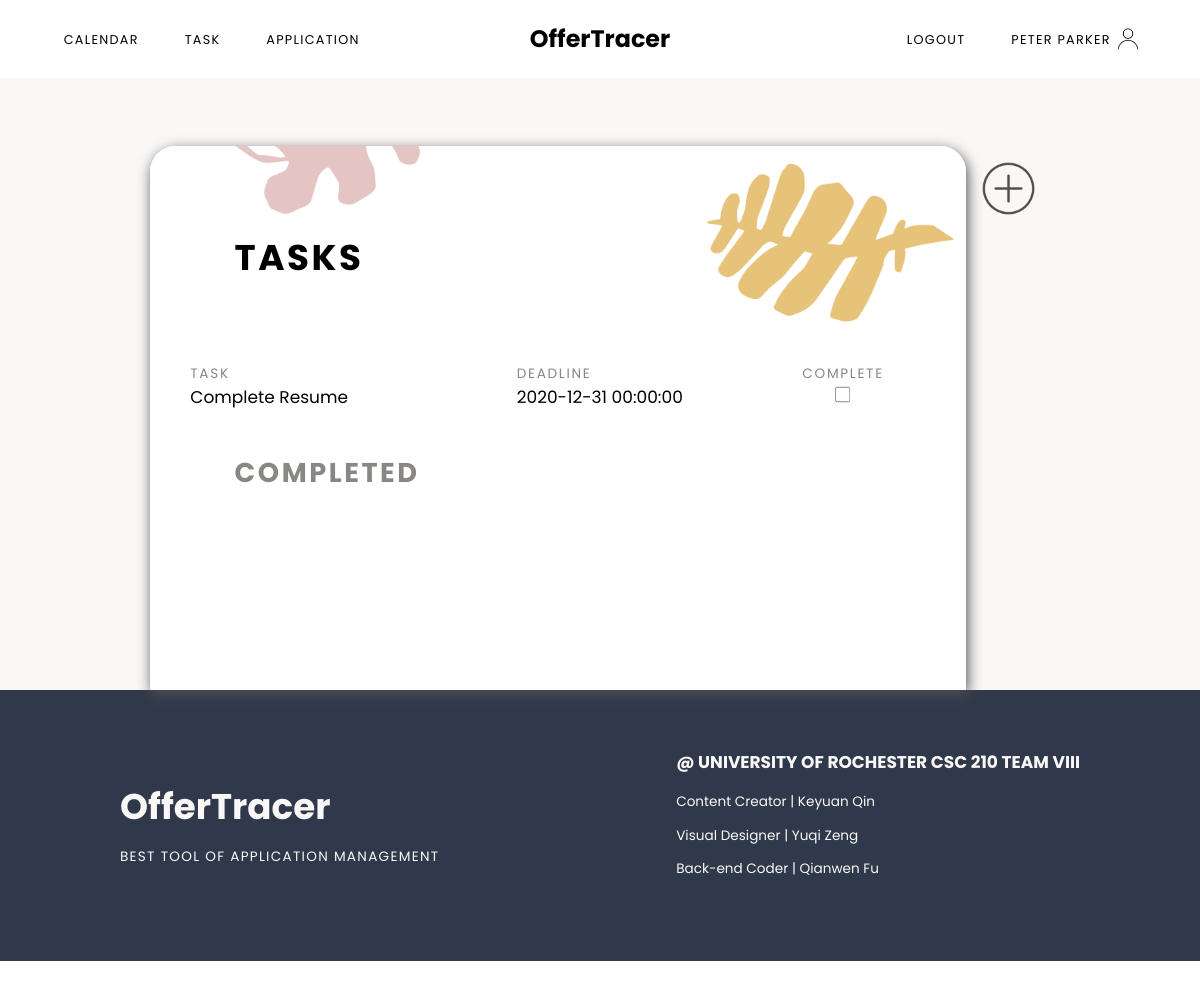
Page /task (signed in) on the earlier database version.
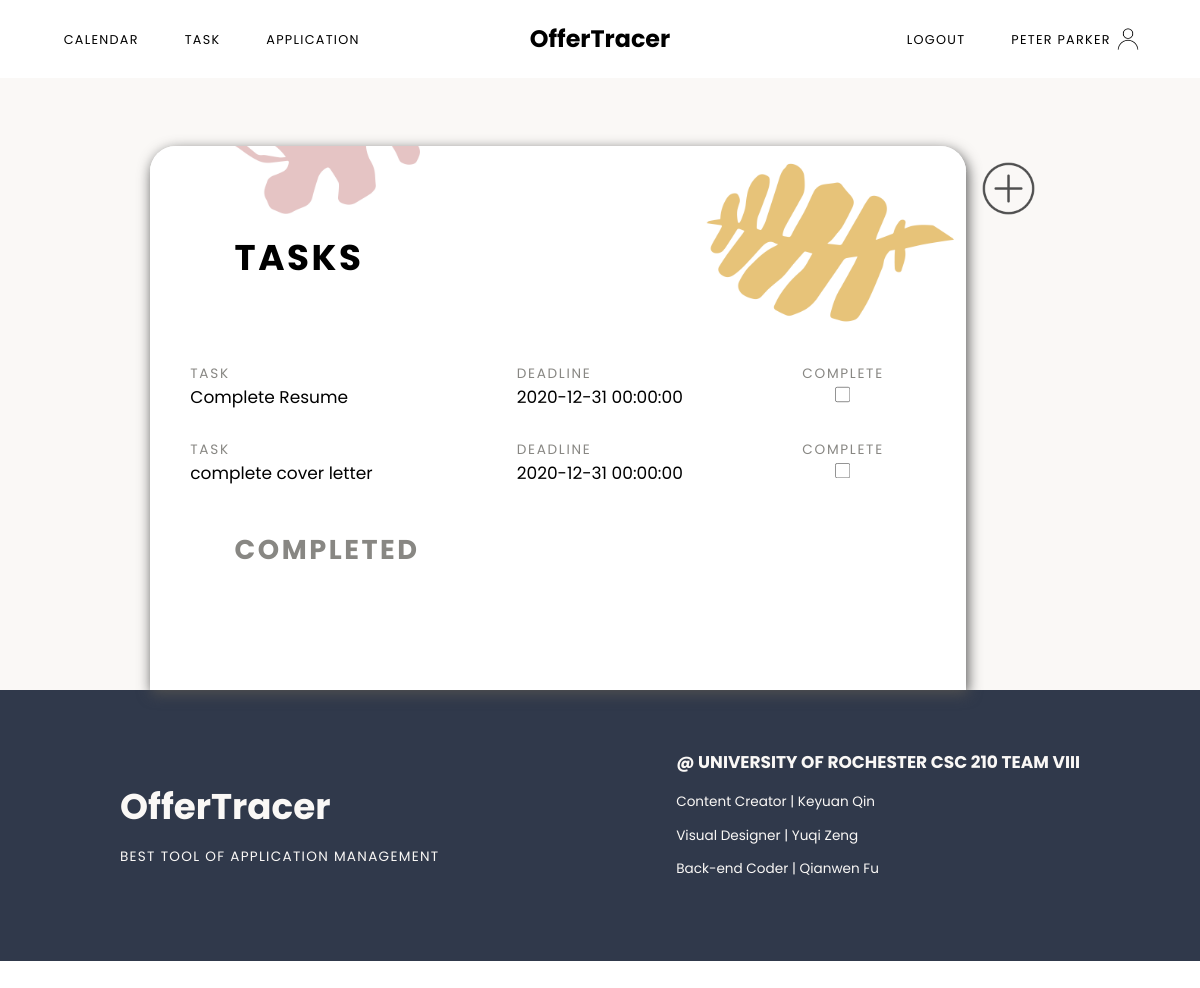
Same page on the later database version.
### models.py (models this page shows, shortened)
class User(UserMixin, db.Model):
	id = db.Column(db.Integer, primary_key=True)
	email = db.Column(db.String(100), unique=True, nullable=False)
	password = db.Column(db.String(100), nullable=False)
	name = db.Column(db.String(100), nullable=False)
	jobs = db.relationship('Job', backref='author', lazy=True)
	tasks = db.relationship('Task', backref='author', lazy=True)

class Task(db.Model):
	id = db.Column(db.Integer, primary_key=True)
	item = db.Column(db.String(100), nullable=False) #title of this task
	notes = db.Column(db.Text)
	due = db.Column(db.DateTime)
	complete = db.Column(db.Boolean(False), nullable=False)
	job_id = db.Column(db.Integer, db.ForeignKey('job.id'))
	user_id = db.Column(db.Integer, db.ForeignKey('user.id'))

### main.py (the view)
@main.route('/task')
@login_required
def task():
	tasks = []
	completed = []
	data = Task.query.filter_by(user_id=current_user.id)
	for task in data:
		if task.complete == False:
			tasks.append(task)
		else:
			completed.append(task)
	return render_template('task.html', name=current_user.name, tasks=tasks, completed=completed)

### app.py (called while the page is built)
@login_manager.user_loader
def load_user(user_id):
	return User.query.get(int(user_id))

### templates/task.html (shortened to what this page needs)
{% extends "baseLogged.html" %}
{% block content %}
<div class="taskContainer sectionContainer">
	<div class="todolist">
		<h1>Tasks</h1>
		<ul class="taskList">
			{% if tasks %}
				{% for task in tasks %}
				<li class="taskItem">
					<div class="taskItemTitle taskIteminner">
						<p>Task</p>
						<p>Deadline</p>
						<p class="complete">Complete</p>
					</div>
					<div class="taskItemRec taskIteminner">
						<p>{{task.item}}</p>
						<p>{{task.due}}</p>
						<p class="complete"><input type="checkbox" name="complete" onclick="window.location.href='{{url_for('main.complete', id = task.id)}}';" value="complete"></p>
					</div>
				</li>
				{% endfor %}
			{% endif %}
		</ul>
		<h2>Completed</h1>
	</div>
	<div class="addButton">
		<button></button>
	</div>
</div>
{% endblock %}

### templates/baseLogged.html (shortened to what this page needs)
<!DOCTYPE html>
<html lang="en">
<head>
	<link rel="stylesheet" type="text/css" href="{{ url_for('static', filename='css/nav.css') }}">
	<link rel="stylesheet" type="text/css" href="{{ url_for('static', filename='css/styles.css') }}">
	<link rel="stylesheet" type="text/css" href="{{ url_for('static', filename='css/dashboard.css') }}">
	<link rel="stylesheet" type="text/css" href="{{ url_for('static', filename='css/calendar.css') }}">
  	<link rel="stylesheet" type="text/css" href="{{ url_for('static', filename='css/task.css') }}">
  	<link rel="stylesheet" type="text/css" href="{{ url_for('static', filename='css/app.css') }}">
</head>
<body>
	{% if current_user.is_authenticated %}
	<nav class="main-menu auth">
		<div class="m1">
			<a href="{{url_for('main.calendar')}}">Calendar</a>
			<a href="{{url_for('main.task')}}">Task</a>
			<a href="{{url_for('main.job')}}">Application</a>
		</div>
		<div class="title">
			<a href="{{url_for('main.index')}}">OfferTracer</a>
		</div>
		<div class="m2">
			<a href="{{url_for('auth.logout')}}">Logout</a>
			<a href="{{url_for('main.dashboard')}}" class="accName">{{ name }}</a>
		</div>
	</nav>
	{% block content %}
	{% endblock %}
	<footer class="sectionContainer">
			<div class="content footerContent containAlignCenter">
				<div class="webName">
					<h3>OfferTracer</h3>
					<p>Best Tool of Application Management</p>
				</div>
				<div class="developer">
					<h3>@ University of Rochester CSC 210 TEAM VIII</h3>
					<p>Content Creator | Keyuan Qin</p>
					<p>Visual Designer | Yuqi Zeng</p>
					<p>Back-end Coder | Qianwen Fu</p>
				</div>
			</div>
	</footer>
	{% endif %}
</body>
</html>

### static/css/nav.css (style rules this page uses)
.main-menu { top: 0; width: 100%; display: grid; grid-template-columns: 1fr 1fr 1fr; padding-top: 25px; padding-bottom: 25px; }
.auth { background-color: white; }
.main-menu a { text-decoration: none; color:black; font-family: 'Poppins', sans-serif; }
.title { margin: 0 auto; align-self: center; text-align: center; }
.m1 { padding-left: 50px; padding-top: 11px; }
.m2 { padding-right: 40px; text-align: right; padding-top: 11px; }
.title a { font-size: 28px; font-weight: bolder; }
.m1 a, .m2 a { text-transform: uppercase; margin-left: 25px; margin-right: 25px; font-size: 15px; letter-spacing: 1.5px; }
.accName { background-image: url(../images/user.png); background-repeat: no-repeat; background-position: right; background-size: contain; padding-right: 40px; padding-top: 10px; padding-bottom: 10px; }

### static/css/styles.css (style rules this page uses)
html, body, .container { margin: 0; height: 100%; }
li { list-style: none; }
ul { padding-left: 0; }
.sectionContainer { margin: 0 auto; width: 100%; align-self: center; display: flex; flex-wrap: wrap; justify-content: center; }
.content { height: auto; max-width: 80%; font-family: 'Poppins', sans-serif; display: flex; align-items: center; }
.containAlignCenter { margin: 0 auto; align-self: center; display: flex; flex-wrap: wrap; justify-content: center; }
footer { background-color: #30394b; }
.footerContent { color: #faf8f6; margin-top: 50px; margin-bottom: 80px; width: 100%; justify-content: space-between; }
.webName h3 { font-size: 42px; margin-bottom: 0px; padding-bottom: 0; }
.webName p { text-transform: uppercase; letter-spacing: 1.5px; }
.developer h3 { text-transform: uppercase; font-size: 20px; }
@media (max-width: 1350px) { html { zoom: 90%; } }
@media (max-width: 1250px) { html { zoom: 85%; } }

### static/css/calendar.css (style rules this page uses)
*, *:before, *:after { -moz-box-sizing: border-box; -webkit-box-sizing: border-box; box-sizing: border-box; }

### static/css/task.css (style rules this page uses)
.taskContainer { background-color: #faf8f6; min-height: 90%; }
.todolist { border-top-left-radius: 30px; border-top-right-radius: 30px; width: 960px; margin-top: 80px; background-color: white; font-family: 'Poppins', sans-serif; -webkit-box-shadow: 2px 5px 16px 0px #4f4f4f, 5px 5px 15px 5px rgba(0,0,0,0); box-shadow: 2px 5px 16px 0px #4f4f4f, 5px 5px 15px 5px rgba(0,0,0,0); }
.addButton { margin-top: 80px; }
.addButton button { background-image: url(../images/addButton.png); background-repeat: no-repeat; background-position: center; background-size: contain; background-color: transparent; border: none; width: 100px; height: 100px; outline: none; }
.todolist h1 { border-top-left-radius: 30px; border-top-right-radius: 30px; margin-top: 0px; padding-top: 100px; padding-bottom: 50px; background-image: url(../images/taskback.png); background-repeat: no-repeat; background-position: 50% 90%; background-size: cover; padding-left: 100px; font-size: 42px; letter-spacing: 3px; text-transform: uppercase; }
.taskContainer h2 { margin-top: 30px; padding-left: 100px; font-size: 32px; letter-spacing: 3px; text-transform: uppercase; color: #888783; margin-bottom: 20px; }
.todolist ul { width: 90%; margin: 0 auto; }
.taskIteminner { display: grid; grid-template-columns: 2fr 1.5fr 1fr; }
.taskItemRec input { margin: 0 auto; height: 19px; width: 19px; }
.complete { text-align: center; }
.taskItemRec p { margin-top: 0; font-size: 20px; }
.taskItemTitle p { margin-bottom: 0; text-transform: uppercase; letter-spacing: 2px; color: #888783; }

Differences in the rows shown:
added Task: item "complete cover letter", due "2020-12-31 00:00:00"
